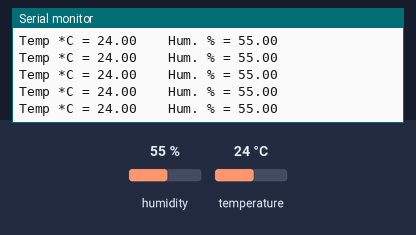
Simulated run of this program. Board: ESP32-S3. On the bench: the last lines printed to the serial monitor. The inputs (shaded band) are chosen by the test bench; at power-on: humidity 55 %, temperature 24 °C. WiFi joins after 1.5 s; servers stay silent unless stated; random numbers use the default seed unless the program sets one; no MQTT or app messages arrive unless stated.

Above: at 3.7 s.
3.8 s: humidity set to 22 %
At 3.83 s:
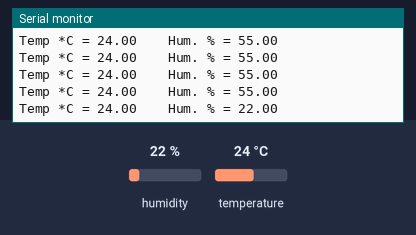
5.3 s: temperature set to 12 °C
At 5.32 s:
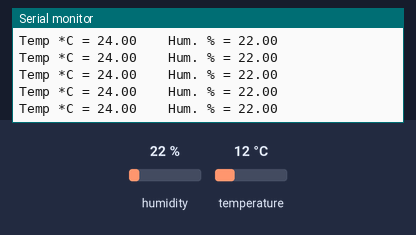
6.8 s: humidity set to 40 %
At 6.84 s:
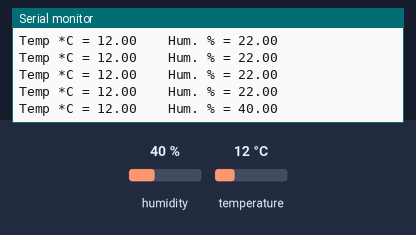
Timing chart, 0 to 9.8 s (numbered marks = the images above; inputs shaded):
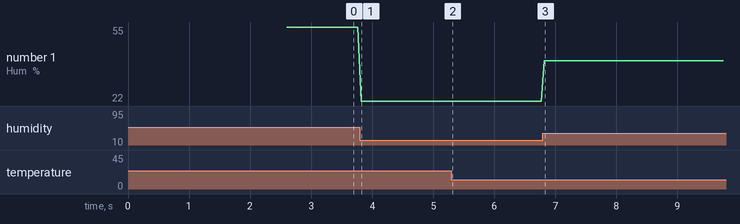

The program:

main.cpp
```cpp
#include <Wire.h>
#include <WiFi.h>
#include <MQTT.h>
#include <SPI.h>
#include "Adafruit_SHT31.h"

const char ssid[] = "Student";
const char pass[] = "Kristiania1914";
const char mqtt_username[] = "anka040";
const char mqtt_password[] = "klhj3Dkhgdfs89D";
const char mqtt_server[]   = "mqtt.toytronics.com";
String yourPersonalTopic;

WiFiClient networkClient;
MQTTClient mqttClient;

bool enableHeater = false;

Adafruit_SHT31 sht31 = Adafruit_SHT31();

unsigned long lastMillis = 0;

void connect() {
  Serial.print("checking wifi...");
  while (WiFi.status() != WL_CONNECTED) {
    Serial.print(".");
    delay(1000);
  }

  String clientId = "66454465"; // Create a random client ID
    clientId += String(random(0xffff), HEX);

  Serial.print("\nConnecting to Wifi...");
  while (!mqttClient.connect(clientId.c_str(), mqtt_username, mqtt_password)) {
    Serial.print(".");
    delay(1000);
  }

  yourPersonalTopic = "pineapple-house/"; // Create a topic path based on your username
  yourPersonalTopic += "ph1";
  Serial.print("\nConnected to Wifi! Setting up Subscription to the topic: ");
  Serial.println( yourPersonalTopic );

  mqttClient.subscribe( yourPersonalTopic.c_str() );
}

void setup() {
  Serial.begin(115200);
  delay(500);

  Serial.println("SHT31 test");
  if (! sht31.begin(0x44)) {   // Set to 0x45 for alternate i2c addr
    Serial.println("Couldn't find SHT31");
    while (1) delay(1);
  }
  /*
  Serial.print("Heater Enabled State: ");
  if (sht31.isHeaterEnabled())
    Serial.println("ENABLED");
  else
    Serial.println("DISABLED");
  */

  WiFi.begin(ssid, pass);

  mqttClient.begin(mqtt_server, networkClient);

  connect();
}

void loop() {
  mqttClient.loop();
  delay(10);  // <- fixes some issues with WiFi stability

  float t = sht31.readTemperature();
  float h = sht31.readHumidity();

  if (! isnan(t)) {  // check if 'is not a number'
    Serial.print("Temp *C = "); Serial.print(t); Serial.print("\t\t");
  } else {
    Serial.println("Failed to read temperature");
  }

  if (! isnan(h)) {  // check if 'is not a number'
    Serial.print("Hum. % = "); Serial.println(h);
  } else {
    Serial.println("Failed to read humidity");
  }

  if (!mqttClient.connected()) {
    connect();
  }

  // publish a message every 5 second.
  if (millis() - lastMillis > 5000) {
    lastMillis = millis();
    float t = sht31.readTemperature();
    String tempAsString = String(t);
    mqttClient.publish(yourPersonalTopic, tempAsString);
  }
}
```

Measured:
- after the input at 3.8 s, the serial monitor: prints a new line at once (image 1)
- after the input at 6.8 s, the serial monitor: prints a new line at once (image 3)
- plotted number 1: 55 → 22 after the input at 3.8 s, 22 → 40 after the input at 6.8 s
